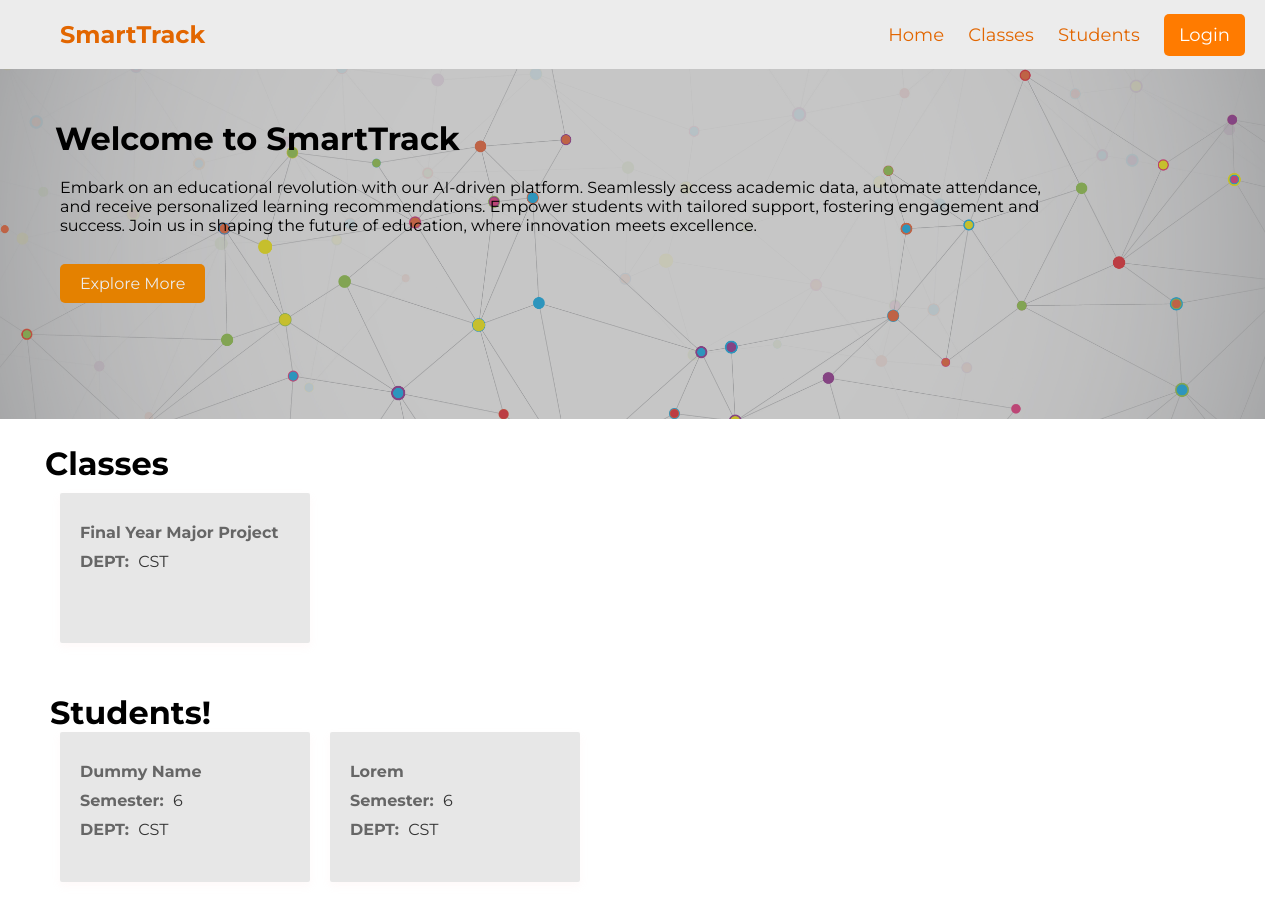
Page /website/index.php on the earlier database version.
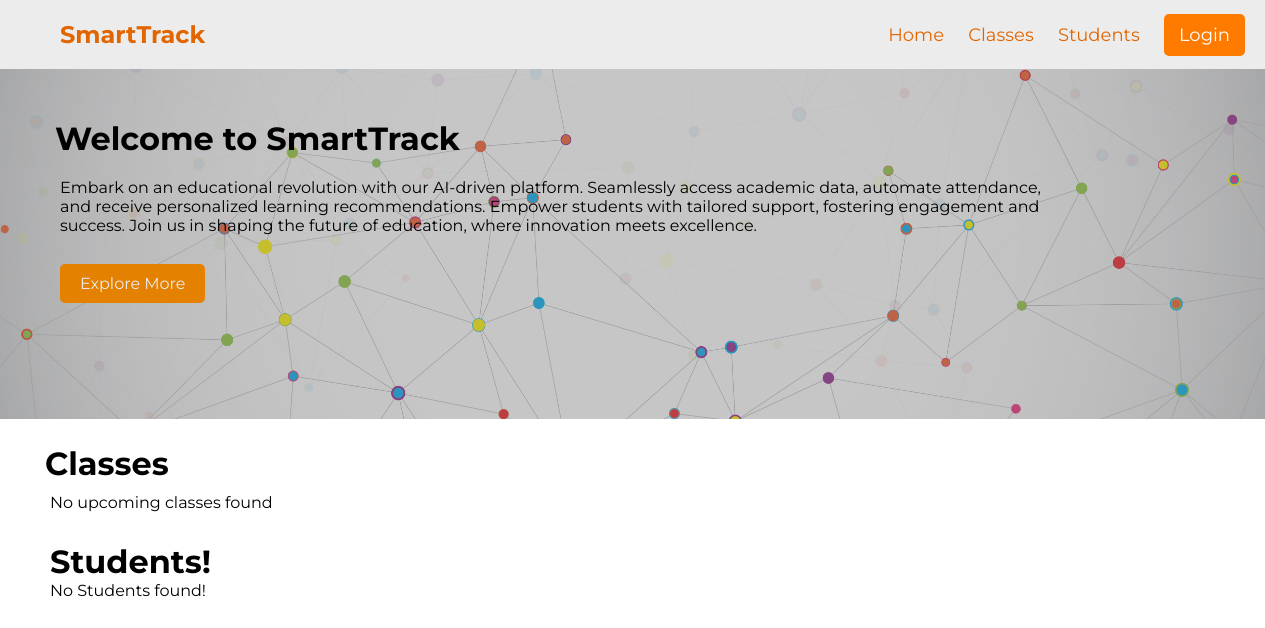
Same page on the later database version.
### tables this page shows
CREATE TABLE `classes` (
  `id` int NOT NULL,
  `topic` varchar(255) NOT NULL,
  `teacher` varchar(255) NOT NULL,
  `description` text NOT NULL,
  `DEPT` varchar(25) NOT NULL,
  `start_time` datetime NOT NULL DEFAULT CURRENT_TIMESTAMP,
  `end_time` datetime NOT NULL,
  `notes` longtext
);

CREATE TABLE `student_info` (
  `id` int NOT NULL,
  `email` varchar(255) NOT NULL,
  `password` varchar(9999) NOT NULL,
  `name` varchar(255) NOT NULL,
  `semester` varchar(25) NOT NULL,
  `department` varchar(255) NOT NULL,
  `registration_number` varchar(255) NOT NULL,
  `photos` mediumtext
);

### website/index.php (the view, shortened to what this page needs)
<?php if(isset($_COOKIE['user_email']) && isset($_COOKIE['user_password'])){
    include './connection-files/db_classes_conn.php';
    $mail = $_COOKIE['user_email'];
    $sql = "SELECT * FROM student_info WHERE email = '$mail'";
    $result = mysqli_query($conn, $sql);
    if ($result && mysqli_num_rows($result) > 0) {
        $row = mysqli_fetch_assoc($result);
        $dept = $row['department'];
    } else {
        $name = "Name not found";
    }
    mysqli_close($conn);
}else{
    $dept = [];
}
?>
<!DOCTYPE html>
<html lang="en">
<head>
    <link rel="stylesheet" href="css/index.css">
</head>
<body>
    <header>
        <div class="nav">
            <h1>SmartTrack</h1>
            <div class="nav-items">
                <ul>
                    <li><a href="">Home</a></li>
                    <li><a href="#classes">Classes</a></li>
                    <li><a href="#students">Students</a></li>
                    <?php
                    if(!isset($_COOKIE['user_email']) || !isset($_COOKIE['user_password'])) {
                        echo '<li><a href="./login.php" id="btn-profile">Login</a></li>';
                    }else{
                        echo '<li><a href="./profile.php" id="btn-profile">Profile</a></li>';
                    }
                    ?>
                </ul>
                </div>
            </div>
    </header>
    <div class="slider">
        <div class="slider-warper">
            <h1 class="notes">Welcome to SmartTrack</h1>
        <p class="notes-text">Embark on an educational revolution with our AI-driven platform. Seamlessly access academic data, automate attendance, and receive personalized learning recommendations. Empower students with tailored support, fostering engagement and success. Join us in shaping the future of education, where innovation meets excellence.</p>
        <br>
        <a href="#classes">Explore More</a>
        </div>
    </div>
    <div class="classes" id="classes">
        <h1 class="classes-head">
            Classes
        </h1>
        <div class="classes-container">
        <?php
include './connection-files/db_classes_conn.php';
$currentDateTime = date('Y-m-d H:i:s');
if(!$dept){
    $sql = "SELECT * FROM classes WHERE end_time > '$currentDateTime'";
}else{
    $sql = "SELECT * FROM classes WHERE end_time > '$currentDateTime' and DEPT = '$dept'";
}
$result = mysqli_query($conn, $sql);
if (mysqli_num_rows($result) > 0) {
    while ($row = mysqli_fetch_assoc($result)) {
        echo '<a href="class.php?id=' . $row['id'] . '" class="card">';
        echo '<p><span>'. $row['topic'] . '</span> </p>';
        echo '<p><span>DEPT:</span> ' . $row['DEPT'] . '</p>';
        echo '</a>';
    }
} else {
    echo '<p>No upcoming classes found</p>';
}
?>
        </div>
    <div class="students-container">
        <h1 class="students-head" id="students">Students!</h1>
        <div class="student-details">
        <?php
include './connection-files/db_classes_conn.php';
if(!$dept){
    $sql = "SELECT * FROM student_info";
}else{
    $sql = "SELECT * FROM student_info WHERE department = '$dept' and email != '$mail'";
}
$result = mysqli_query($conn, $sql);
if (mysqli_num_rows($result) > 0) {
    while ($row = mysqli_fetch_assoc($result)) {
        echo '<a href="student.php?id=' . $row['id'] . '" class="card">';
        echo '<p><span>'. $row['name'] . '</span> </p>';
        echo '<p><span>Semester:</span> ' . $row['semester'] . '</p>';
        echo '<p><span>DEPT:</span> ' . $row['department'] . '</p>';
        echo '</a>';
    }
} else {
    echo '<p>No Students found!</p>';
}
?>
        </div>
    </div>
    </body>
</html>

### website/css/index.css (style rules this page uses)
body { font-family: "Montserrat", sans-serif; overflow-x: hidden; background-color: #f9f9f9; }
* { padding: 0; margin: 0; }
body { background-color: var(--background-color); color: var(--text-color); height: 200vh; }
header { background-color: #ececec; color: #e26600; padding: 20px; text-align: center; }
.nav { display: flex; justify-content: space-between; align-items: center; }
.nav h1 { margin: 0; font-size: 24px; font-weight: bold; padding-left: 40px; cursor: pointer; }
.nav-items ul { list-style-type: none; padding: 0; margin: 0; }
.nav-items ul li { display: inline-block; margin-right: 20px; font-size: 18px; }
.nav-items a { color: #e26600; text-decoration: none; }
.nav-items ul li:last-child { margin-right: 0; }
#btn-profile { background-color: #ff7b00; color: #ffffff; padding: 10px 15px 10px 15px; border-radius: 5px; }
.slider { height: 350px; background-color: #c5c5c5; width: 100%; box-shadow: 15px 0 0 0 #000000; background: url('/img/background-slider.jpg'); background-size: cover; background-position: center; }
.slider h1 { padding: 50px 0px 20px 0px; }
.slider p { padding: 0px 0px 20px 5px; width: 1000px; }
.slider a { margin-left: 5px; text-decoration: none; color: #ececec; background-color: #e48100; margin-top: 15px; padding: 10px 20px 10px 20px; border-radius: 5px; }
.slider-warper { background-color: rgba(114, 114, 114, 0.4); padding-left: 55px; height: 100%; width: 100%; transition: background-color 0.3s ease; }
.classes-head { padding-left: 45px; padding-top: 25px; }
.classes-container { overflow: auto; padding: 10px 50px 10px 50px; }
.students-container { padding: 20px 50px 20px 50px; }
.card { background-color: #dfdfdfbb; border-radius: 2px; box-shadow: 0 4px 8px rgba(255, 194, 194, 0.1); padding: 20px; margin: 0 10px 20px; width: calc(50% - 20px); max-width: 250px; box-sizing: border-box; display: inline-block; vertical-align: top; transition: transform 0.3s ease; height: 150px; text-decoration: none; }
.card p { font-size: 16px; color: #333; margin: 10px 0; }
.card p span { font-weight: bold; color: #666; margin-right: 5px; }

Differences in the rows shown:
removed classes: topic "Final Year Major Project", DEPT "CST"
removed student_info: name "Dummy Name", semester "6", department "CST"
removed student_info: name "Lorem", semester "6", department "CST"
Other differences:
text now shown: "No upcoming classes found No Students found!"
